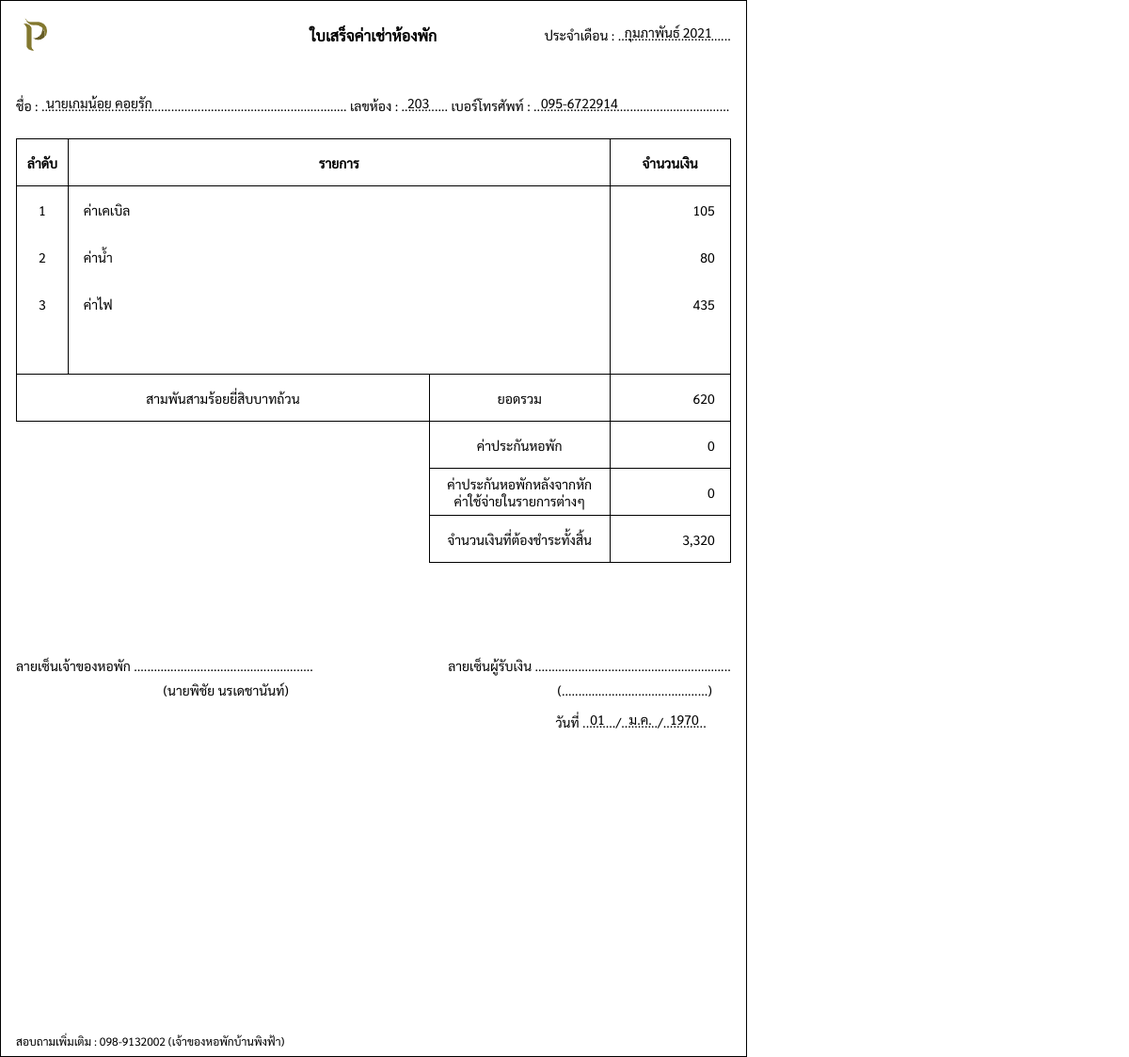
Page /pages/manage/cost/receipt_quit.php?cost_id=15 (signed in) on the earlier database version.
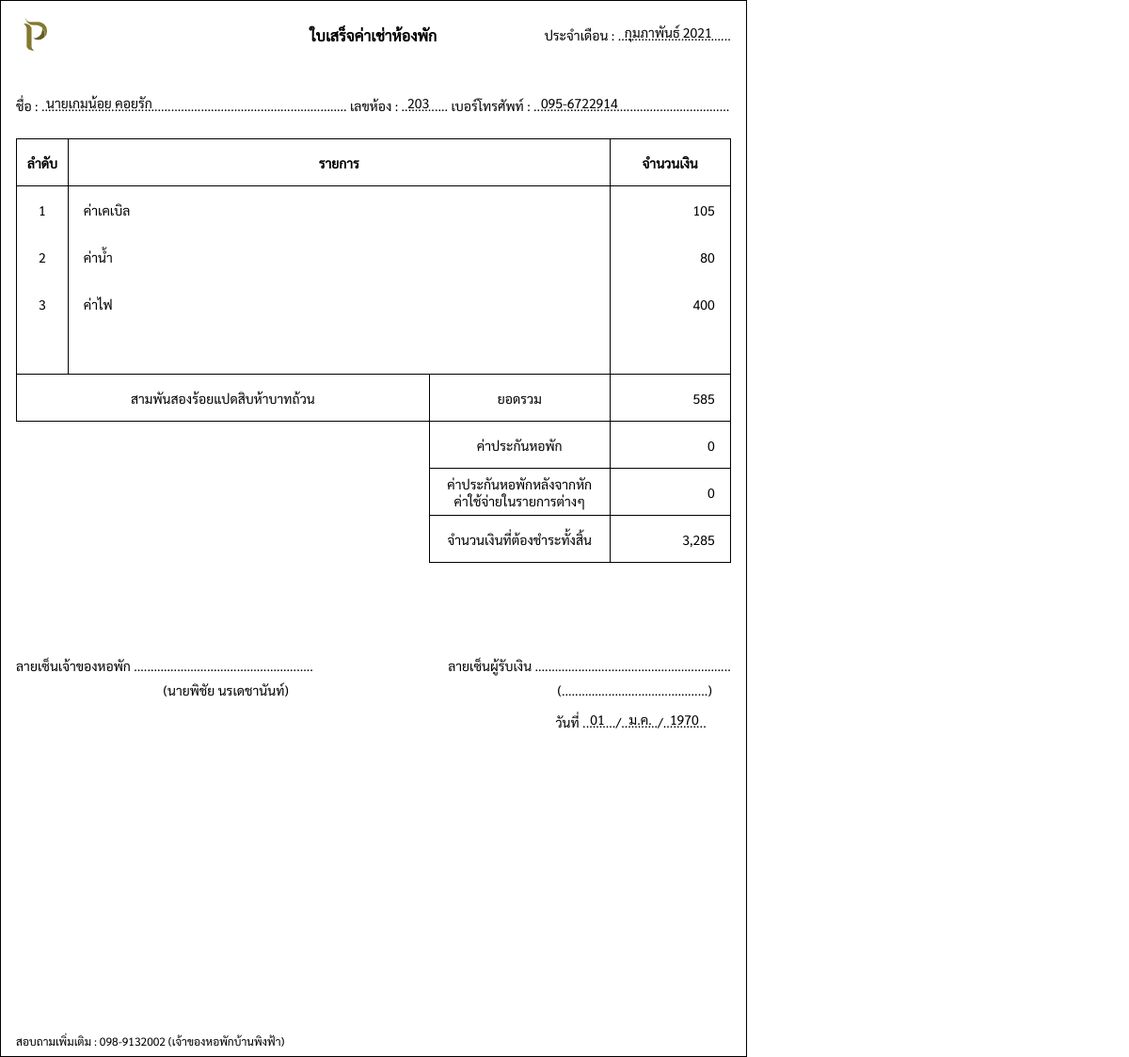
Same page on the later database version.
### tables this page shows
CREATE TABLE `cost` (
  `cost_id` int(11) NOT NULL,
  `member_id` int(11) NOT NULL,
  `room_id` varchar(10) NOT NULL,
  `room_type` varchar(10) NOT NULL,
  `cost_status` varchar(20) NOT NULL,
  `date` varchar(20) NOT NULL,
  `pay_date` varchar(20) DEFAULT NULL,
  `room_cost` float(11,2) NOT NULL,
  `water_bill` float(11,2) NOT NULL,
  `elec_bill` float(11,2) NOT NULL,
  `cable_charge` float(11,2) NOT NULL,
  `fines` float(11,2) DEFAULT NULL,
  `deposit_after` float(11,2) DEFAULT NULL,
  `total` float(11,2) NOT NULL,
  `pay_img` varchar(50) DEFAULT NULL
);

CREATE TABLE `roommember` (
  `member_id` int(11) NOT NULL,
  `room_id` varchar(10) NOT NULL,
  `come_date` varchar(20) NOT NULL,
  `out_date` varchar(20) DEFAULT NULL,
  `member_cat` varchar(20) NOT NULL,
  `member_status` varchar(20) NOT NULL,
  `member_deposit` float(11,2) NOT NULL,
  `name_title` varchar(10) NOT NULL,
  `firstname` varchar(200) NOT NULL,
  `lastname` varchar(200) NOT NULL,
  `nickname` varchar(200) NOT NULL,
  `id_card` varchar(13) NOT NULL,
  `phone` varchar(10) NOT NULL,
  `email` varchar(200) NOT NULL,
  `birthday` varchar(200) DEFAULT NULL,
  `age` int(11) DEFAULT NULL,
  `race` varchar(200) DEFAULT NULL,
  `nationality` varchar(200) DEFAULT NULL,
  `job` varchar(200) DEFAULT NULL,
  `address` varchar(200) DEFAULT NULL,
  `pic_idcard` text DEFAULT NULL,
  `pic_home` text DEFAULT NULL,
  `name_title2` varchar(10) DEFAULT NULL,
  `firstname2` varchar(200) DEFAULT NULL,
  `lastname2` varchar(200) DEFAULT NULL,
  `nickname2` varchar(200) DEFAULT NULL,
  `id_card2` varchar(13) DEFAULT NULL,
  `phone2` varchar(10) DEFAULT NULL,
  `email2` varchar(200) DEFAULT NULL,
  `birthday2` varchar(200) DEFAULT NULL,
  `age2` int(11) DEFAULT NULL,
  `race2` varchar(200) DEFAULT NULL,
  `nationality2` varchar(200) DEFAULT NULL,
  `job2` varchar(200) DEFAULT NULL,
  `address2` varchar(200) DEFAULT NULL,
  `pic_idcard2` text DEFAULT NULL,
  `pic_home2` text DEFAULT NULL,
  `people` int(11) NOT NULL
);

### pages/manage/cost/receipt_quit.php (the view, shortened to what this page needs)
<?php
include "../../connection.php";
$id = $_REQUEST["cost_id"];
$sql = "SELECT a.*, b.name_title, b.firstname, b.lastname, b.phone, b.member_id, b.member_deposit, b.out_date FROM cost a INNER JOIN roommember b ON a.member_id = b.member_id WHERE a.cost_id = $id";
$result = mysqli_query($conn, $sql) or die("Error in query: $sql " . mysqli_error());
$row = mysqli_fetch_array($result);
if ($row != null) {
    extract($row);
    $payThai_date = strtotime($pay_date);
    $monthThai = Array("","ม.ค.", "ก.พ.", "มี.ค.","เม.ย.", "พ.ค.", "มิ.ย.", "ก.ค.","ส.ค.", "ก.ย.", "ต.ค.", "พ.ย.", "ธ.ค.");
    $d1 = $member_result["come_date"];
    $d2 = $member_result["out_date"];
    $month_count = (int) abs((strtotime($d1) - strtotime($d2)) / (60 * 60 * 24 * 30));
    if ($month_count >= 6) {
        $deposit_cal = $member_result["member_deposit"];
    } else {
        $deposit_cal = 0;
    }
}
function DateThai($strDate)
{
    $strYear = date("Y", strtotime($strDate));
    $strMonth = date("n", strtotime($strDate));
    $strMonthCut = array("", "มกราคม", "กุมภาพันธ์", "มีนาคม", "เมษายน", "พฤษภาคม", "มิถุนายน", "กรกฎาคม", "สิงหาคม", "กันยายน", "ตุลาคม", "พฤศจิกายน", "ธันวาคม");
    $strMonthThai = $strMonthCut[$strMonth];
    return "$strMonthThai $strYear";
}
function textFormat($text = '', $pattern = '', $ex = '')
{
    $cid = ($text == '') ? '0000000000000' : $text;
    $pattern = ($pattern == '') ? '_-____-_____-__-_' : $pattern;
    $p = explode('-', $pattern);
    $ex = ($ex == '') ? '-' : $ex;
    $first = 0;
    $last = 0;
    for ($i = 0; $i <= count($p) - 1; $i++) {
        $first = $first + $last;
        $last = strlen($p[$i]);
        $returnText[$i] = substr($cid, $first, $last);
    }
    return implode($ex, $returnText);
}
function bathformat($number)
{
    $numberstr = array('ศูนย์', 'หนึ่ง', 'สอง', 'สาม', 'สี่', 'ห้า', 'หก', 'เจ็ด', 'แปด', 'เก้า', 'สิบ');
    $digitstr = array('', 'สิบ', 'ร้อย', 'พัน', 'หมื่น', 'แสน', 'ล้าน');
    $number = str_replace(",", "", $number);
    $number = explode(".", $number);
    $strlen = strlen($number[0]);
    $result = '';
    for ($i = 0; $i < $strlen; $i++) {
        $n = substr($number[0], $i, 1);
        if ($n != 0) {
            if ($i == ($strlen - 1) and $n == 1) {$result .= 'เอ็ด';} elseif ($i == ($strlen - 2) and $n == 2) {$result .= 'ยี่';} elseif ($i == ($strlen - 2) and $n == 1) {$result .= '';} else { $result .= $numberstr[$n];}
            $result .= $digitstr[$strlen - $i - 1];
        }
    }
    $strlen = strlen($number[1]);
    if ($strlen > 2) {
        $result .= 'จุด';
        for ($i = 0; $i < $strlen; $i++) {
            $result .= $numberstr[(int) $number[1][$i]];
        }
    } else {
        $result .= 'บาท';
        if ($number[1] == '0' or $number[1] == '00' or $number[1] == '') {
            $result .= 'ถ้วน';
        }
    }
    return $result;
}
?>
<!DOCTYPE html>
<html lang="en">
<head>
    <link rel="stylesheet" href="../../../css/receipt_quit.css">
</head>
<body>
    <div class="letter">
        <div style="padding-bottom:32px;">
            <div class="header">
                <img src="../../../img/main_logo.png" alt="">
                <strong><p style="text-align:center;font-size:16px;">ใบเสร็จค่าเช่าห้องพัก</p></strong>
                <div style="text-align:right;position:relative;">
                    <p>ประจำเดือน : ..................................</p>
                    <p class="code_text"><?php echo DateThai($date); ?></p>
                </div>
            </div>
            <div style="position:relative;padding-bottom:20px;line-height:30px;">
                <p>ชื่อ : ............................................................................................ เลขห้อง :
                    .............. เบอร์โทรศัพท์ :
                    ...........................................................</p>
                <p class="name"><?php echo $name_title.$firstname." ".$lastname; ?></p>
                <p class="email" style="left:416px;"><?php echo $room_id; ?></p>
                <p class="tel" style="right:120px;"><?php echo textFormat($phone,'___-_______','-'); ?></p>
            </div>
            <table>
                <tr>
                    <th>ลำดับ</th>
                    <th colspan="3">รายการ</th>
                    <th>จำนวนเงิน</th>
                </tr>
                <tr>
                    <td>1</td>
                    <td colspan="3">ค่าเคเบิล</td>
                    <td><?php echo number_format($cable_charge); ?></td>
                </tr>
                <tr>
                    <td>2</td>
                    <td colspan="3">ค่าน้ำ</td>
                    <td><?php echo number_format($water_bill); ?></td>
                </tr>
                <tr>
                    <td>3</td>
                    <td colspan="3">ค่าไฟ</td>
                    <td><?php echo number_format($elec_bill); ?></td>
                </tr>
                <?php
                if($fines != 0){
                ?>
                <tr>
                    <td>4</td>
                    <td colspan="3">
                        <p>ค่าเสียหาย</p>
                    </td>
                    <td><?php echo number_format($fines); ?></td>
                </tr>
                <?php
                $s_damage = "SELECT * FROM cost_damage WHERE member_id = $member_id";
                $s_result = $conn->query($s_damage);
                while($s = $s_result->fetch_assoc()) {
                ?>
                    <tr class="damage_list">
                        <td></td>
                        <td colspan="3"><p style="padding-left:16px;">- <?php echo $s["damage_topic"]." (".number_format($s["damage_price"])." บาท)";  ?></p></td>
                        <td></td>
                    </tr>
                <?php } ?>
                <?php
                }else{
                ?>
                <tr>
                    <td></td>
                    <td colspan="3"></td>
                    <td></td>
                </tr>
                <?php } ?>
                <tr>
                    <td colspan="3"><?php echo bathformat($total) ?></td>
                    <td style="text-align:center;">ยอดรวม</td>
                    <td><?php echo number_format($cable_charge + $water_bill + $elec_bill + $fines); ?></td>
                </tr>
                <tr>
                    <td colspan="3"></td>
                    <td style="text-align:center;">ค่าประกันหอพัก</td>
                    <td><?php echo number_format($deposit_cal); ?></td>
                </tr>
                <tr>
                    <td colspan="3"></td>
                    <td style="text-align:center;">ค่าประกันหอพักหลังจากหักค่าใช้จ่ายในรายการต่างๆ</td>
                    <td><?php echo number_format($deposit_after); ?></td>
                </tr>
                <tr>
                    <td colspan="3"></td>
                    <td style="text-align:center;">จำนวนเงินที่ต้องชำระทั้งสิ้น</td>
                    <td><?php if($deposit_after != 0){ echo 0; }else{ echo number_format($total); } ?></td>
                </tr>
            </table>
            <div style="padding-top:100px;">
            <div class="sig">
                <div>
                    <p>ลายเซ็นเจ้าของหอพัก ......................................................</p>
                    <p style="text-align:right;padding: 8px 26px 0 0;">(นายพิชัย นรเดชานันท์)</p>
                </div>
                <div>
                    <p>ลายเซ็นผู้รับเงิน ...........................................................</p>
                    <p style="text-align:right;padding: 8px 20px 0 0;">(............................................)</p>
                    <div style="position:relative;">
                      <p style="text-align:right;padding: 16px 26px 0 0;">วันที่ ........../.........../.............</p>
                      <p style="position:absolute;top:13px;right:134px;"><?php echo date("d",$payThai_date); ?></p>
                      <p style="position:absolute;top:13px;right:84px;"><?php echo $monthThai[date("n",$payThai_date)]; ?></p>
                      <p style="position:absolute;top:13px;right:34px;"><?php echo date("Y",$payThai_date); ?></p>
                    </div>
                </div>
              </div>
            </div>
        </div>
        <p style="font-size:12px;">สอบถามเพิ่มเติม : 098-9132002 (เจ้าของหอพักบ้านพิงฟ้า)</p>
    </div>
</body>
</html>

### css/receipt_quit.css (style rules this page uses)
* { margin: 0; padding: 0; box-sizing: border-box; font-family: Sarabun; font-size: 14px; }
.letter { width: 210mm; height: 297mm; border: 1px solid #000; padding: 16px 16px 8px 16px; display: flex; flex-direction: column; justify-content: space-between; }
.letter .header { display: grid; grid-template-columns: 1fr 1fr 1fr; align-items: center; padding-bottom: 40px; }
.letter .header img { width: 40px; height: 40px; }
.letter .header .code_text { position: absolute; top: -3px; right: 20px; }
.letter .name { position: absolute; top: -3px; left: 32px; }
.letter .email { position: absolute; top: -3px; left: 298px; }
.letter .tel { position: absolute; top: -3px; right: 50px; }
.letter table { width: 100%; overflow: hidden; border-collapse: collapse; table-layout: fixed; }
.letter table tr th { border: 1px solid #000; }
.letter table tr th:nth-child(1) { width: 6%; }
.letter table tr th:nth-child(2) { width: 63%; }
.letter table tr th:nth-child(3) { width: 14%; }
.letter table tr { height: 50px; }
.letter table tr td { border-right: 1px solid; border-left: 1px solid; padding: 0 16px; }
.letter table tr td:first-child { text-align: center; }
.letter table tr td:last-child { text-align: right; }
.letter table tr:nth-last-child(4) { border: 1px solid; }
.letter table tr:nth-last-child(3) td:first-child, .letter table tr:nth-last-child(2) td:first-child, .letter table tr:last-child td:first-child { border: none; }
.letter table tr:nth-last-child(3) td:nth-last-child(2), .letter table tr:nth-last-child(3) td:last-child, .letter table tr:nth-last-child(2) td:nth-last-child(2), .letter table tr:nth-last-child(2) td:last-child, .letter table tr:last-child td:nth-last-child(2), .letter table tr:last-child td:last-child { border: 1px solid; }
.letter .sig { display: flex; justify-content: space-between; }

Differences in the rows shown:
changed cost "นาย": elec_bill "435" → "400"; total "สามพันสามร้อยยี่สิบบาทถ้วน" → "สามพันสองร้อยแปดสิบห้าบาทถ้วน"; $cable_charge + $water_bill + $elec_bill + $fines "620" → "585"; total "3,320" → "3,285"
